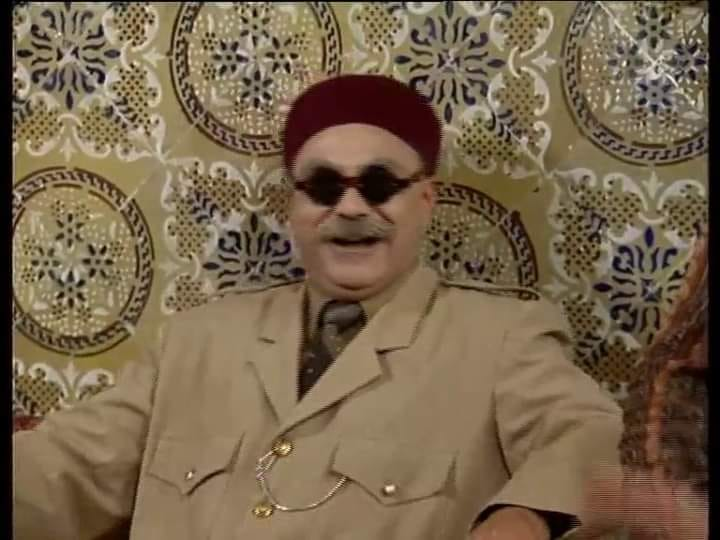
#> input picture shikh_thiffa.jpg, 720 x 540 px
$ python img_asci.py
#> lines starting #> are read from the running program, lines starting #| are printed output that depends on the picture
from PIL import Image

def ascii_conv(image, saveas):
#> called with image = 'shikh_thiffa.jpg', saveas = 'shikh.txt'
    img = Image.open(image)
#> img is the input picture: PIL image 720x540 RGB; mean R, G, B 118.8, 99.7, 75.4
    w, h = img.size
#> w = 720; h = 540

    scalex = (w * 1)//100
#> scalex = 7
    scaleh = (h * 1)//100
#> scaleh = 5

    img = img.resize((w//scalex, h//scaleh))
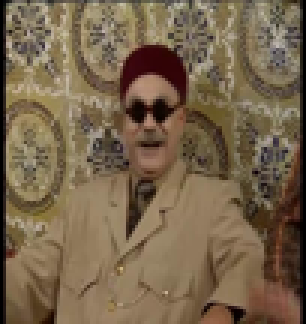
#> img: PIL image 102x108 RGB (shown 3 times larger); mean R, G, B 118.9, 99.8, 75.4
    w, h = img.size
#> w = 102; h = 108
    grid = []
    for i in range(h):
        grid.append(["X"] * w)

    pix = img.load()

    for y in range(h):
        for x in range(w):
            if sum(pix[x,y]) == 0:
                grid[y][x] = " "
            elif sum(pix[x,y]) in range(1,100):
                grid[y][x] = " "
            elif sum(pix[x,y]) in range(100,200):
                grid[y][x] = "*"
            elif sum(pix[x,y]) in range(200,300):
                grid[y][x] = "."
            elif sum(pix[x,y]) in range(300,400):
                grid[y][x] = "o"
            elif sum(pix[x,y]) in range(400,500):
                grid[y][x] = "#"
            elif sum(pix[x,y]) in range(500,600):
                grid[y][x] = "."
            elif sum(pix[x,y]) in range(600,700):
                grid[y][x] = "&"
            elif sum(pix[x,y]) in range(700,750):
                grid[y][x] = "@"
            else:
                grid[y][x] = " "

    with open(saveas, 'w') as art:
        for row in grid:
            for char in row:
                art.write(char)
            art.write("\n")

if __name__ == '__main__':
    ascii_conv("shikh_thiffa.jpg", "shikh.txt")
